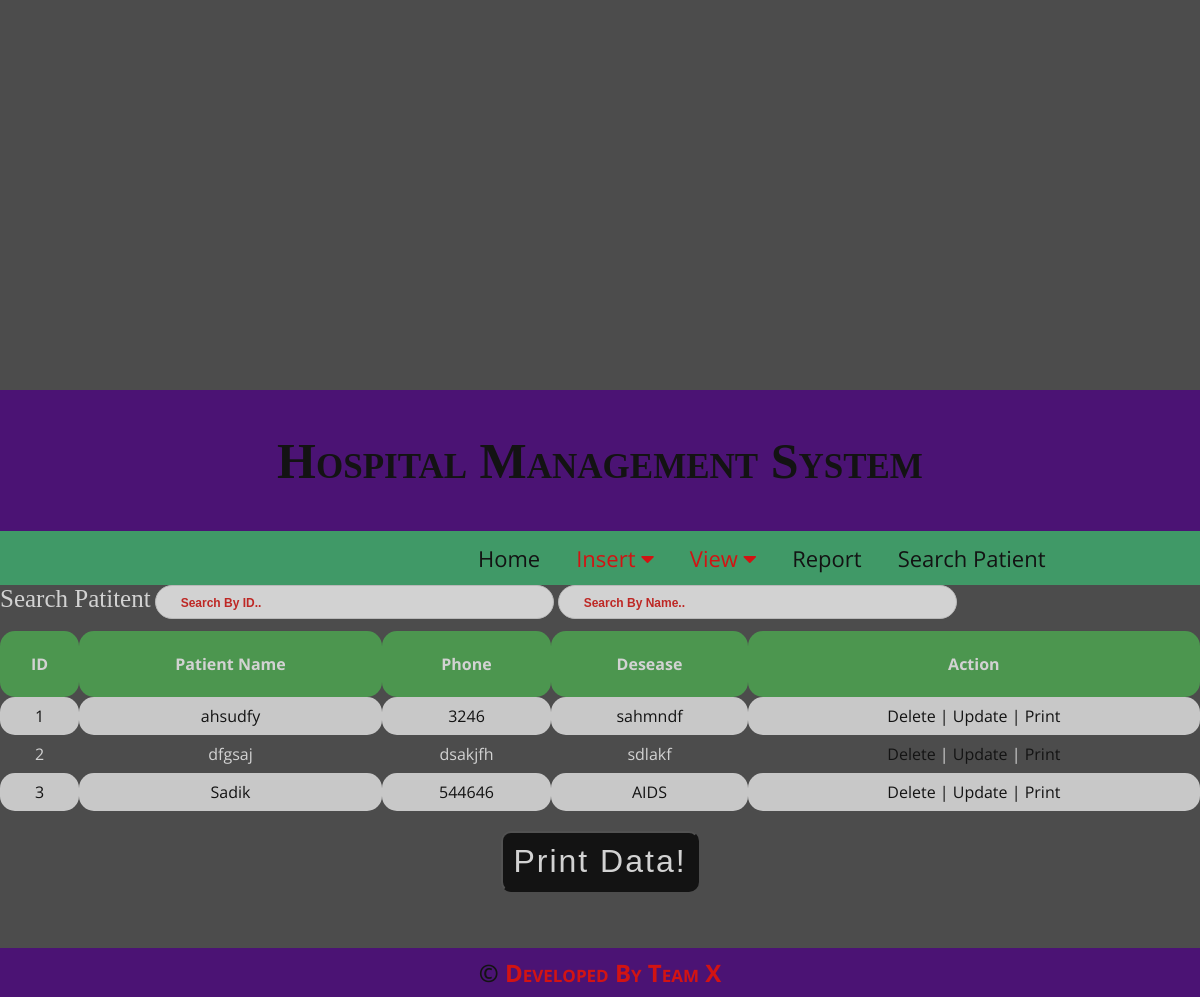
Page /pinfor.php on the committed database.
### tables this page shows
CREATE TABLE `patient` (
  `Id` int(11) NOT NULL,
  `Name` varchar(50) NOT NULL,
  `Phone` varchar(20) NOT NULL,
  `Address` varchar(50) NOT NULL
);

### pinfor.php (the view, shortened to what this page needs)
<?php include 'header.php'; ?>
<!DOCTYPE html>
<html lang="en">
<head>
    <link rel="stylesheet" href="css/style.css">
</head>
<body>
<span>Search Patitent</span>
<input type="text" id="myInput" onkeyup="myFunction()" placeholder="Search By ID.." title="Type in a name">
    <input type="text" id="myInput1" onkeyup="myFunction1()" placeholder="Search By Name.." title="Type in a name">
        <div id="printableArea">
     <?php
$servername = "localhost";
$username = "root";
$password = "";
$dbname = "restaurent";
$conn = mysqli_connect($servername, $username, $password, $dbname);
$sql = "SELECT * FROM patient";
$result = mysqli_query($conn, $sql);
if (mysqli_num_rows($result) > 0) {
    echo "<table id='myTable'>";
	echo "<tr><th>ID</th><th>Patient Name</th><th>Phone</th><th>Desease</th><th>Action</th></tr>";
    while($row = mysqli_fetch_assoc($result)) {
	echo "<tr>";
        echo "<td>" . $row["Id"]. "</td><td>" . $row["Name"]. "</td><td>" .$row["Phone"]."</td><td>" . $row["Address"]. "</td><td>"."<a href='delete.php?id=".$row["Id"]."'>Delete</a>"." | "."<a href='up.php?id=".$row["Id"]."'>Update</a>"." | "."<a href='iprint.php?id=".$row["Id"]."'>Print</a>"."</td>";
	echo "</tr>";
    }
echo "</table>";
} else {
    echo "0 results";
}
?>
</div>
<center>
<input type="button" class="but" onclick="printDiv('printableArea')" value="Print Data!" />
</center>
<br/>
<br/>
</body>
</html>
<?php include 'footer.php'; ?>

### style.css (style rules this page uses)
body { background: linear-gradient(rgba(0,0,0,.7),rgba(0,0,0,.7)),url(https://png.pngtree.com/thumb_back/fw800/background/20190222/ourmid/pngtree-hospital-building-green-trees-cartoon-background-image_60703.jpg); background-position: center; background-size: cover; height: 100vh; color: white; align-content: center; margin:0; padding:0; }

### header.php (style rules this page uses)
table { width: 80%; font-family: 'Open Sans', sans-serif;color: #fff; }
th { border: 1px; background-color: green; height: 50px; border-radius: 15px; }
td { text-align: center;border-radius: 15px;border: 1px; }
td a { text-decoration: none; color: #000; }
tr:nth-child(even) { background-color: slateblue }
tr:nth-child(odd) { background-color: }
input[type=text] { width: 300px; font-weight: bold; box-sizing: none; border: 2px red; border-radius: 20px; font-size: 16px; background-color: ; background-position: 10px 10px; background-repeat: no-repeat; padding: 10px 20px 10px 40px; -webkit-transition: width 0.4s ease-in-out; transition: width 0.4s ease-in-out; }
body { opacity:0.75; }

### pinfor.php (style rules this page uses)
body { background: linear-gradient(rgba(0,0,0,.7),rgba(0,0,0,.7)),url(https://png.pngtree.com/thumb_back/fw800/background/20190222/ourmid/pngtree-hospital-building-green-trees-cartoon-background-image_60703.jpg); background-position: center; background-size: cover; height: 100vh; color: white; align-content: center; margin:0; padding:0; }
table { border-collapse: collapse; width: 100%; }
th, td { text-align: center; padding: 8px; }
tr:nth-child(even) { background-color: #f2f2f2; color:black; }
th { background-color: #4CAF50; color: white; }
.but { text-decoration: none; font-size: 2em; letter-spacing: 2px; color: #fff; background-color: #000; border-radius: 10px; padding: 10px; margin: 20px; }
#myInput { background-image: url('/css/ra.jpg'); background-position: 10px 10px; background-repeat: no-repeat; width: 30%; font-size: 12px; padding: 10px 12px 8px 25px; border: 1px solid #ddd; margin-bottom: 12px; }
#myInput1 { background-image: url('/css/ra.jpg'); background-position: 10px 10px; background-repeat: no-repeat; width: 30%; font-size: 12px; padding: 10px 12px 8px 25px; border: 1px solid #ddd; margin-bottom: 12px; }
span { color:#fff ; font-size:25px; }

### rows in the picture
patient: Id "1", Name "ahsudfy", Phone "3246", Address "sahmndf"
patient: Id "2", Name "dfgsaj", Phone "dsakjfh", Address "sdlakf"
patient: Id "3", Name "Sadik", Phone "544646", Address "AIDS"
